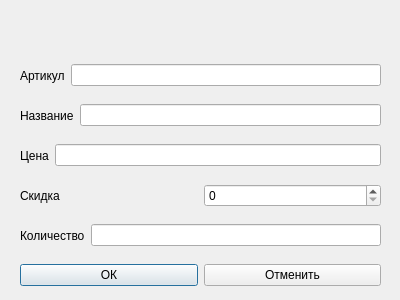
<?xml version="1.0" encoding="UTF-8"?>
<ui version="4.0">
 <class>Dialog</class>
 <widget class="QDialog" name="Dialog">
  <property name="geometry">
   <rect>
    <x>0</x>
    <y>0</y>
    <width>400</width>
    <height>300</height>
   </rect>
  </property>
  <property name="windowTitle">
   <string>Dialog</string>
  </property>
  <widget class="QWidget" name="horizontalLayoutWidget">
   <property name="geometry">
    <rect>
     <x>20</x>
     <y>60</y>
     <width>361</width>
     <height>31</height>
    </rect>
   </property>
   <layout class="QHBoxLayout" name="horizontalLayout">
    <item>
     <widget class="QLabel" name="label">
      <property name="text">
       <string>Артикул</string>
      </property>
     </widget>
    </item>
    <item>
     <widget class="QLineEdit" name="lineEdit_art"/>
    </item>
   </layout>
  </widget>
  <widget class="QWidget" name="horizontalLayoutWidget_2">
   <property name="geometry">
    <rect>
     <x>20</x>
     <y>100</y>
     <width>361</width>
     <height>31</height>
    </rect>
   </property>
   <layout class="QHBoxLayout" name="horizontalLayout_2">
    <item>
     <widget class="QLabel" name="label_2">
      <property name="text">
       <string>Название</string>
      </property>
     </widget>
    </item>
    <item>
     <widget class="QLineEdit" name="lineEdit_name"/>
    </item>
   </layout>
  </widget>
  <widget class="QWidget" name="horizontalLayoutWidget_3">
   <property name="geometry">
    <rect>
     <x>20</x>
     <y>140</y>
     <width>361</width>
     <height>31</height>
    </rect>
   </property>
   <layout class="QHBoxLayout" name="horizontalLayout_3">
    <item>
     <widget class="QLabel" name="label_3">
      <property name="text">
       <string>Цена</string>
      </property>
     </widget>
    </item>
    <item>
     <widget class="QLineEdit" name="lineEdit_2"/>
    </item>
   </layout>
  </widget>
  <widget class="QWidget" name="horizontalLayoutWidget_4">
   <property name="geometry">
    <rect>
     <x>20</x>
     <y>180</y>
     <width>361</width>
     <height>31</height>
    </rect>
   </property>
   <layout class="QHBoxLayout" name="horizontalLayout_4">
    <item>
     <widget class="QLabel" name="label_4">
      <property name="text">
       <string>Скидка</string>
      </property>
     </widget>
    </item>
    <item>
     <widget class="QSpinBox" name="spinBox_discount"/>
    </item>
   </layout>
  </widget>
  <widget class="QWidget" name="horizontalLayoutWidget_5">
   <property name="geometry">
    <rect>
     <x>20</x>
     <y>220</y>
     <width>361</width>
     <height>31</height>
    </rect>
   </property>
   <layout class="QHBoxLayout" name="horizontalLayout_5">
    <item>
     <widget class="QLabel" name="label_5">
      <property name="text">
       <string>Количество</string>
      </property>
     </widget>
    </item>
    <item>
     <widget class="QLineEdit" name="lineEdit"/>
    </item>
   </layout>
  </widget>
  <widget class="QWidget" name="horizontalLayoutWidget_6">
   <property name="geometry">
    <rect>
     <x>20</x>
     <y>260</y>
     <width>361</width>
     <height>31</height>
    </rect>
   </property>
   <layout class="QHBoxLayout" name="horizontalLayout_6">
    <item>
     <widget class="QPushButton" name="pushButton_ok">
      <property name="text">
       <string>ОК</string>
      </property>
     </widget>
    </item>
    <item>
     <widget class="QPushButton" name="pushButton_cancel">
      <property name="text">
       <string>Отменить</string>
      </property>
     </widget>
    </item>
   </layout>
  </widget>
 </widget>
 <resources/>
 <connections/>
</ui>
